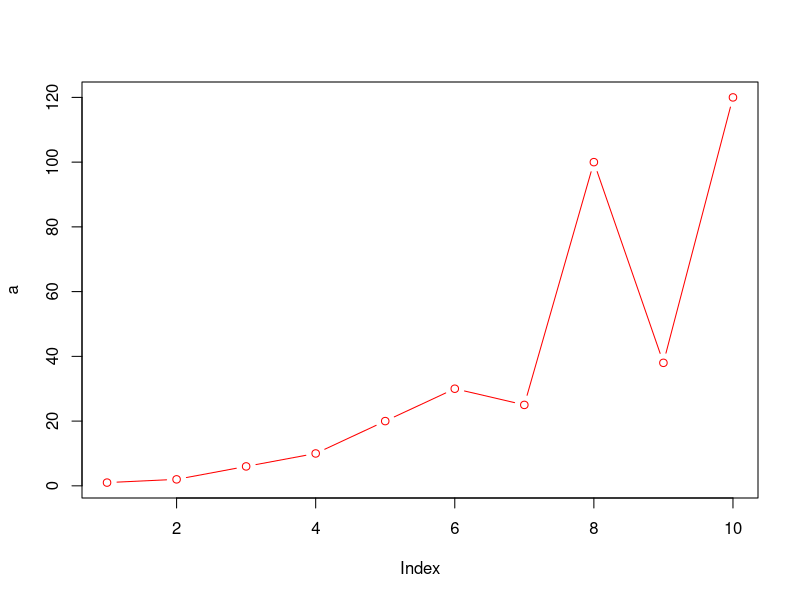
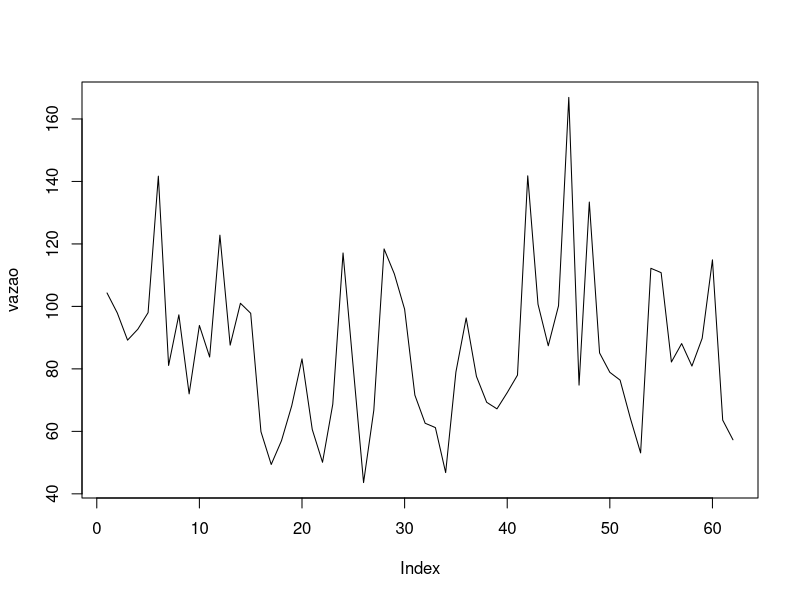
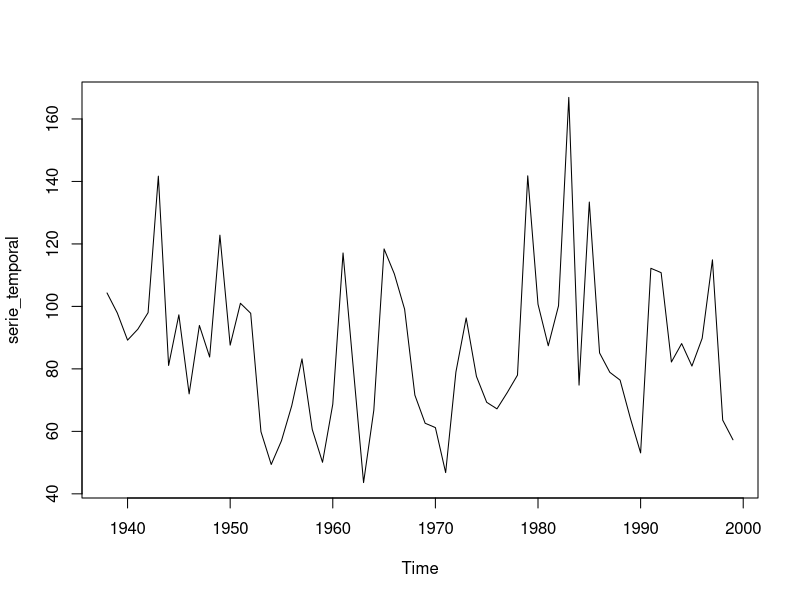
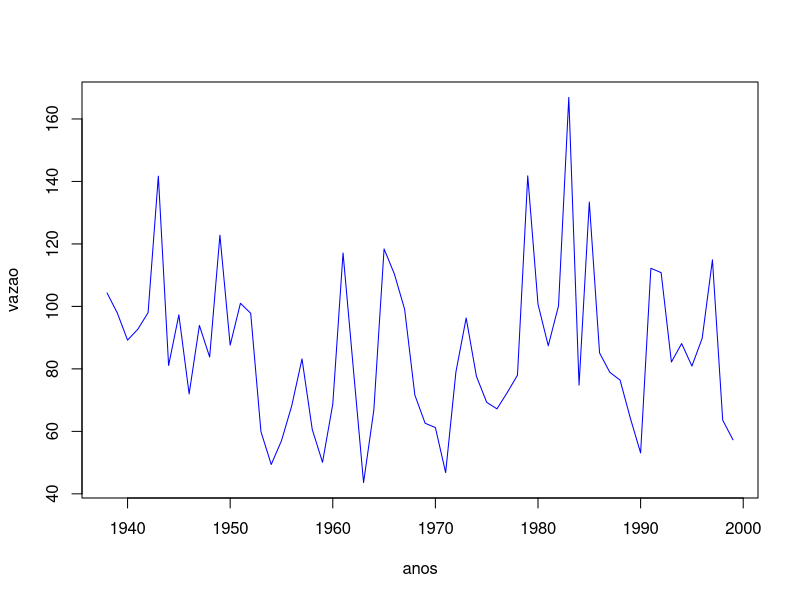
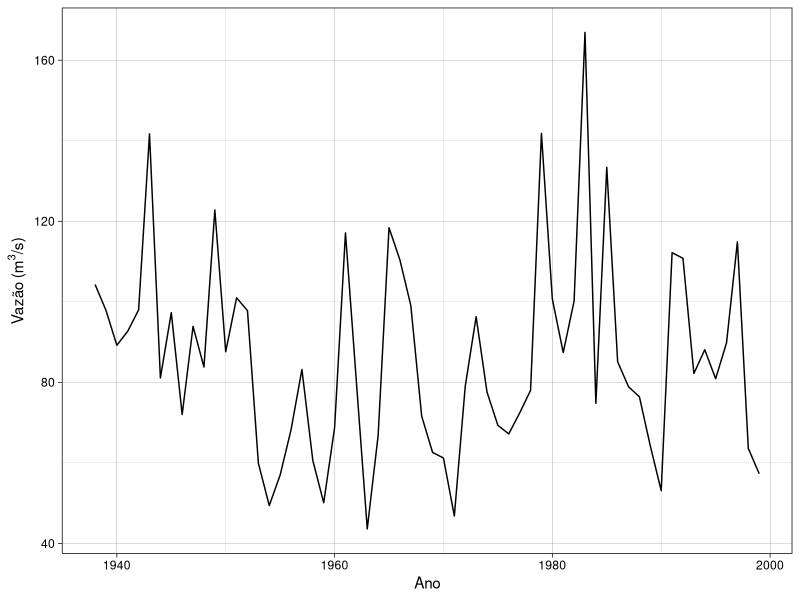
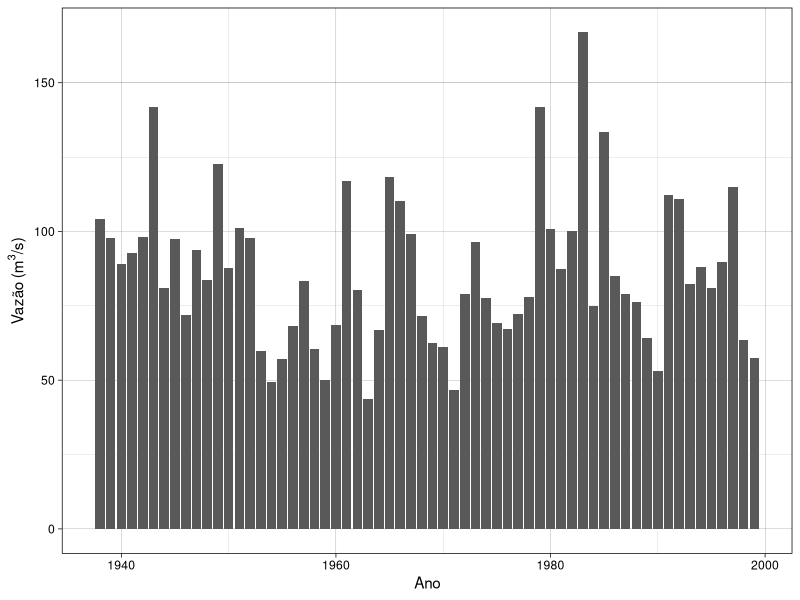
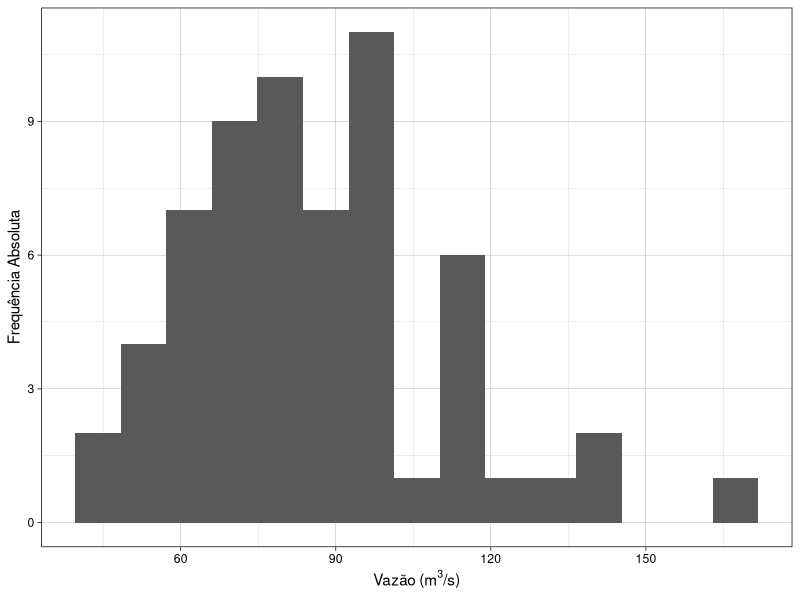
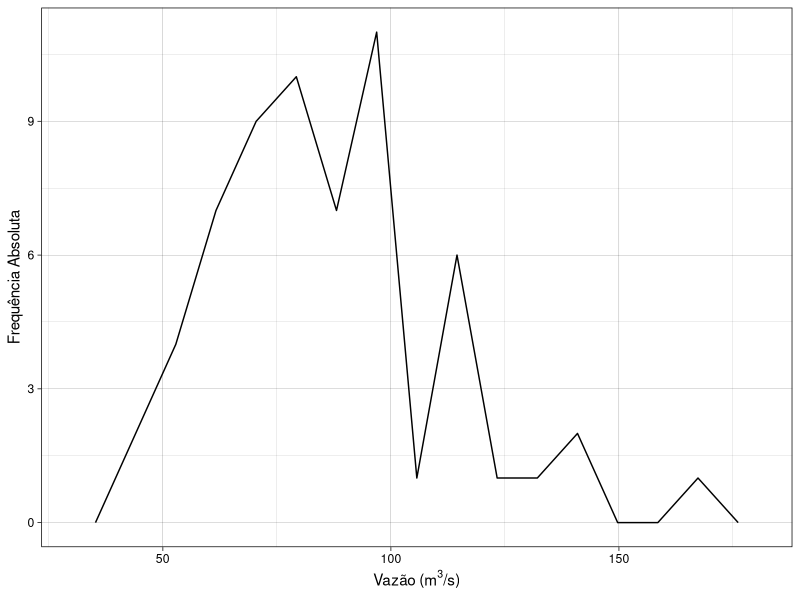

Write R code to recreate these figures, in order.
# Preamble
library(ggplot2)

# Assigning values
x <- 4
y <- 10
z <- x + y

# Vector - beginning in i = 1 (includes the last value of the range)
a <- c(1, 2, 6, 10, 20, 30, 25, 100, 38, 120)
b <- a[2:4]

# Plotting graphics
plot(a, col='red', type='b')

# Defining path to file
setwd('/Users/rq.aita/Códigos/stats-hydro/files')

# Loading file serie_anual.txt
serie_anual <- read.csv('serie_anual.txt', sep='\t', header=FALSE)

# Extracting values from data frame
vazao <- serie_anual$V2
plot(vazao, type='l')

# Plotting time series
serie_temporal <- ts(vazao, start=1938, end=1999)
plot(serie_temporal, type='l')

anos <- serie_anual$V1
plot(anos, vazao, type='l', col='blue')

# TODO
# Plot the following graphics: bar, line, flow duration curve and histogram

# Line
ggplot(serie_anual) + 
  geom_line(aes(x=V1, y=V2)) + 
  labs(x='Ano', y=expression('Vazão (m'^3*'/s)')) +
  theme_linedraw()

# Bar
ggplot(serie_anual) + 
  geom_col(aes(x=V1, y=V2)) + 
  labs(x='Ano', y=expression('Vazão (m'^3*'/s)')) +
  theme_linedraw()

# Histogram
N  <- dim(serie_anual)[1]
NC <- round(1 + 3.3 * log(N))  # Sturges
ggplot(serie_anual) + 
  geom_histogram(aes(V2), bins=NC) + 
  labs(x=expression('Vazão (m'^3*'/s)'), y='Frequência Absoluta') +
  theme_linedraw()

# Frequency polygon
ggplot(serie_anual) +
  geom_freqpoly(aes(V2), bins=NC) + 
  labs(x=expression('Vazão (m'^3*'/s)'), y='Frequência Absoluta') +
  theme_linedraw()

# Flow duration curve
vazao_decr <- sort(vazao, decreasing=TRUE)
N <- length(vazao_decr)
n <- c(1:N)
n_N <- n / N
ggplot(serie_anual) +
  geom_line(aes(x=n_N*100, y=vazao_decr)) + 
  labs(x='Permanência (%)', y=expression('Vazão (m'^3*'/s)')) +
  theme_linedraw()